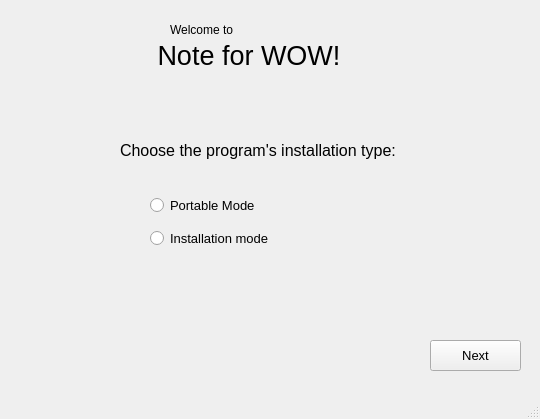
<?xml version="1.0" encoding="UTF-8"?>
<ui version="4.0">
 <class>MainWindow</class>
 <widget class="QMainWindow" name="MainWindow">
  <property name="geometry">
   <rect>
    <x>0</x>
    <y>0</y>
    <width>540</width>
    <height>419</height>
   </rect>
  </property>
  <property name="windowTitle">
   <string>MainWindow</string>
  </property>
  <widget class="QWidget" name="centralwidget">
   <widget class="QLabel" name="label_2">
    <property name="geometry">
     <rect>
      <x>60</x>
      <y>40</y>
      <width>411</width>
      <height>31</height>
     </rect>
    </property>
    <property name="font">
     <font>
      <pointsize>20</pointsize>
     </font>
    </property>
    <property name="text">
     <string>             Note for WOW!</string>
    </property>
   </widget>
   <widget class="QLabel" name="label_9">
    <property name="geometry">
     <rect>
      <x>390</x>
      <y>20</y>
      <width>51</width>
      <height>51</height>
     </rect>
    </property>
    <property name="text">
     <string/>
    </property>
    <property name="pixmap">
     <pixmap>../Material/3cc089d557f24e431b1cd45ab88d2f1f86d7d2615157b96a7f61c37ec7b25663_100.webp</pixmap>
    </property>
    <property name="scaledContents">
     <bool>true</bool>
    </property>
   </widget>
   <widget class="QLabel" name="label_3">
    <property name="geometry">
     <rect>
      <x>170</x>
      <y>20</y>
      <width>71</width>
      <height>20</height>
     </rect>
    </property>
    <property name="font">
     <font>
      <pointsize>9</pointsize>
     </font>
    </property>
    <property name="text">
     <string>Welcome to</string>
    </property>
   </widget>
   <widget class="QRadioButton" name="rb_portable">
    <property name="geometry">
     <rect>
      <x>150</x>
      <y>190</y>
      <width>111</width>
      <height>31</height>
     </rect>
    </property>
    <property name="font">
     <font>
      <pointsize>10</pointsize>
     </font>
    </property>
    <property name="text">
     <string>Portable Mode</string>
    </property>
   </widget>
   <widget class="QRadioButton" name="rb_install">
    <property name="geometry">
     <rect>
      <x>150</x>
      <y>230</y>
      <width>281</width>
      <height>17</height>
     </rect>
    </property>
    <property name="font">
     <font>
      <pointsize>10</pointsize>
     </font>
    </property>
    <property name="text">
     <string>Installation mode</string>
    </property>
   </widget>
   <widget class="QLabel" name="label_4">
    <property name="geometry">
     <rect>
      <x>120</x>
      <y>130</y>
      <width>301</width>
      <height>41</height>
     </rect>
    </property>
    <property name="font">
     <font>
      <pointsize>12</pointsize>
     </font>
    </property>
    <property name="text">
     <string>Choose the program's installation type:</string>
    </property>
   </widget>
   <widget class="QPushButton" name="bt_next">
    <property name="geometry">
     <rect>
      <x>430</x>
      <y>340</y>
      <width>91</width>
      <height>31</height>
     </rect>
    </property>
    <property name="font">
     <font>
      <pointsize>10</pointsize>
     </font>
    </property>
    <property name="text">
     <string>Next</string>
    </property>
   </widget>
  </widget>
  <widget class="QMenuBar" name="menubar">
   <property name="geometry">
    <rect>
     <x>0</x>
     <y>0</y>
     <width>540</width>
     <height>21</height>
    </rect>
   </property>
  </widget>
  <widget class="QStatusBar" name="statusbar"/>
 </widget>
 <resources/>
 <connections/>
</ui>
